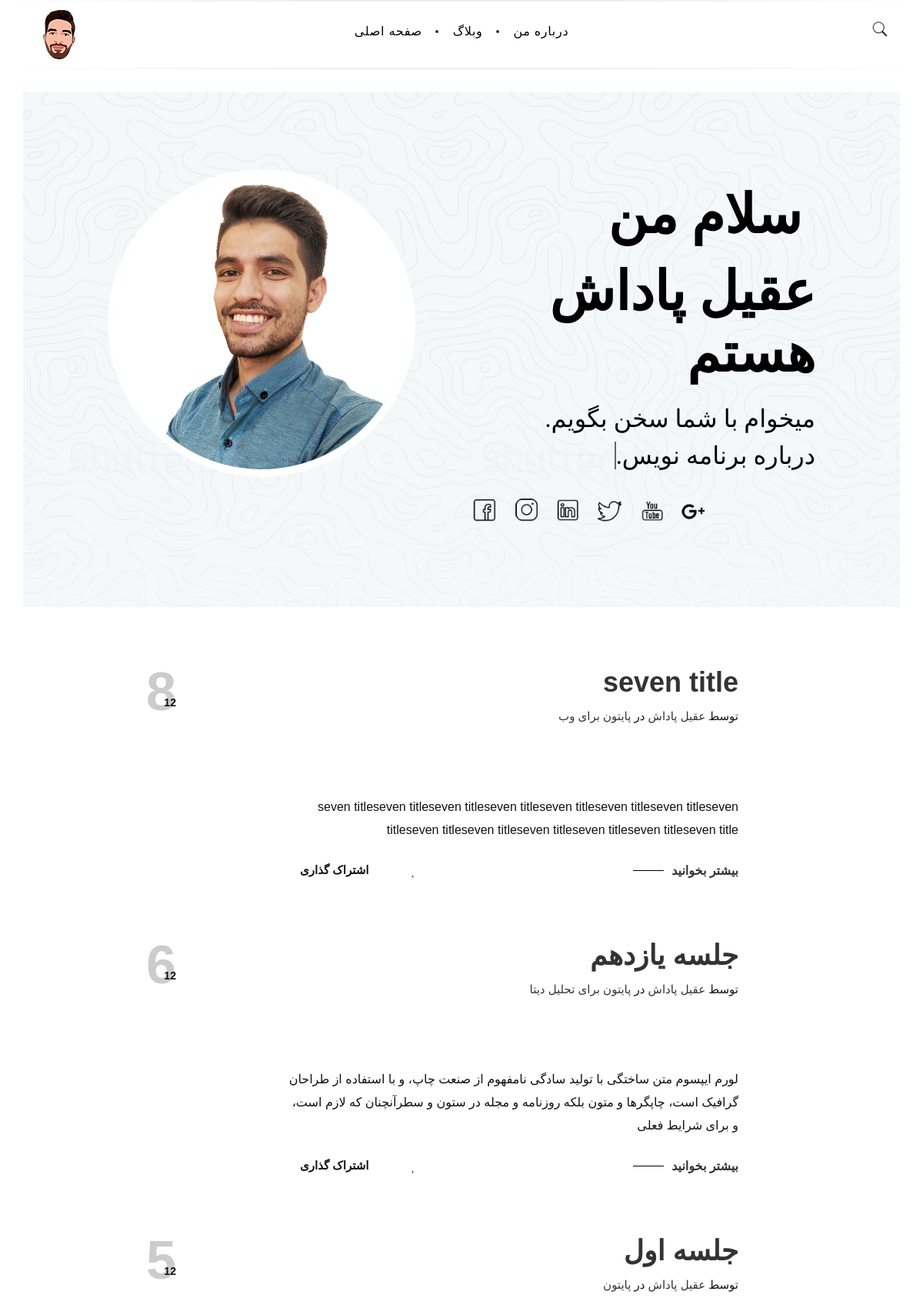
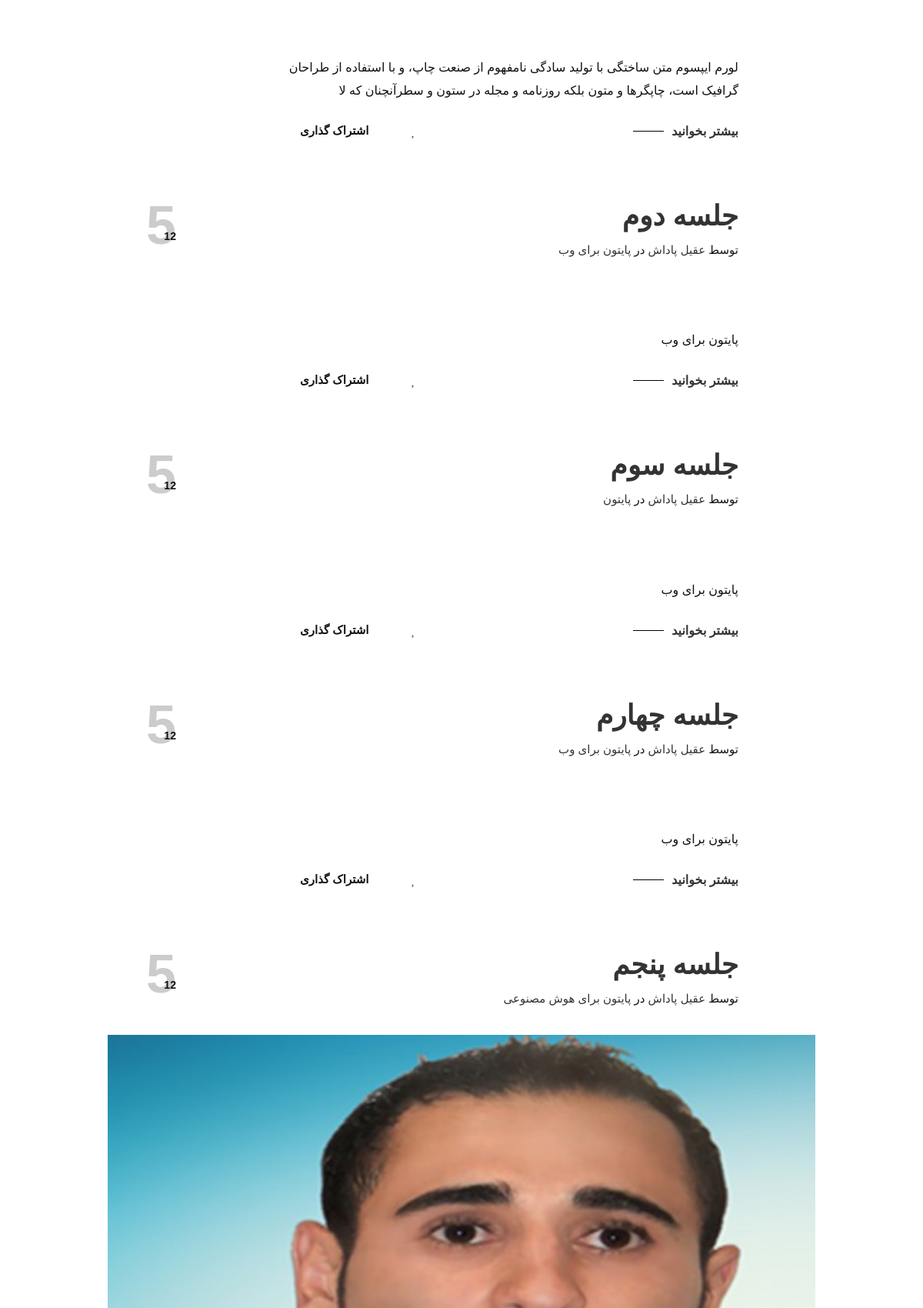
The page / (upper part) on the database its author committed (2 pictures, top to bottom).
### blog/models.py (models this page shows, shortened)
class UserProfile(models.Model):
    user = models.OneToOneField(User, on_delete=models.CASCADE)
    avatar = models.FileField(upload_to='files/user_avatar/', null=True, blank=True, validators=[validate_file_extensions])
    description = models.CharField(max_length=512, null=False, blank=False)
    def __str__(self):
        return self.user.first_name + " " + self.user.last_name

class Article(models.Model):
    title = models.CharField(max_length=128, null=False, blank=False)
    description = models.CharField(max_length=180, null=False, blank=False)
    cover = models.FileField(upload_to='files/article_cover/', null=False, blank=False, validators=[validate_file_extensions])
    content = RichTextField()
    create_at = models.DateField(default=datetime.now, blank=False)
    category = models.ForeignKey('Category', on_delete=models.CASCADE)
    author = models.ForeignKey('UserProfile', on_delete=models.CASCADE)

class Category(models.Model):
    title = models.CharField(max_length=128, null=False, blank=False)
    cover = models.FileField(upload_to='files/category_cover/', null=True, blank=True, validators=[validate_file_extensions])

### blog/views.py (the view)
# urls.py: url(r'^$', views.IndexPage.as_view(), name='index'),
class IndexPage(TemplateView):
    def get(self, request, **kwargs):
        article_data = []
        all_articles = Article.objects.all().order_by('-create_at')[:9]
        for article in all_articles:
            article_data.append({
                'title': article.title,
                'cover': article.cover.url,
                'category': article.category.title,
                'author': article.author,
                'create_at': article.create_at.day,
                'create_at2': article.create_at.month,
                'description': article.description,
            })
        context = {
            'article_data': article_data,
        }
        return render(request, 'index.html', context)

### blog/templates/index.html (shortened to what this page needs)
<!DOCTYPE html>
<html lang="fa">
<head>
	<link rel="stylesheet" href="static/css/bootstrap.min.css" type="text/css" media="all">
	<link rel="stylesheet" href="static/css/style.css" type="text/css" media="all">
	<link rel="stylesheet" href="static/css/font-awesome.min.css">
	<link rel="stylesheet" href="static/css/owl.carousel.min.css">
	<link rel="stylesheet" href="static/css/owl.theme.default.min.css">
</head>
<section class="header-wrapper">
	<div class="container">
		<div class="row">
			<div class="col-lg-2 col-md-12 text-left">
				<a href="index.html" class="logo"><img src="static/images/logo-2.png" alt="logo"></a>
			</div>
			<div class="col-lg-8 col-md-12">
				<nav id="main-menu" class="text-center">
					<ul>
						<li><a href="index.html">صفحه اصلی</a></li>
						<li><a href="category.html">وبلاگ</a></li>
						<li><a href="{% url 'about' %}" title="">درباره من</a></li>
					</ul>
				</nav>
			</div>
			<div class="col-lg-2 col-md-4 text-right">
				<a href="#" class="search-icon"><img src="static/images/icons8-search-50.png" alt="search-icon"></a>
			</div>
		</div>
	</div>
</section>
<section class="top-header style-one pad-125 bg-pattern-2">
	<div class="container">
		<div class="row">
			<div class="col-xl-5 col-md-6 offset-xl-1 text-left has-animation" data-delay="0">
				<img src="static/images/profile-round.png" alt="avatar" class="avatar-img">
			</div>
			<div class="col-xl-5 col-md-6 text-left">
				<h1 class="has-animation animate-in text-right aghil-font" data-delay="10"> سلام من&nbsp;</h1>
				<h1 class="has-animation animate-in text-right aghil-font" data-delay="10">عقیل پاداش هستم</h1>
				<p class="has-animation animate-in text-right aghil aghil-font" data-delay="20"> میخوام با شما سخن بگویم.<br> درباره
					<span class="txt-rotate text-right" data-period="2000" data-rotate="[ &quot;برنامه نویس.&quot;, &quot;تولید کننده محتوا.&quot;, &quot;هنرمند.&quot;, &quot;فشن مدل.&quot; ]"></span>
				</p>
				<ul class="social-icons light list-inline has-animation" data-delay="30">
				<li class="list-inline-item"><a href="#"><i class="icon-facebook"></i></a></li>
				<li class="list-inline-item"><a href="#"><i class="icon-instagram"></i></a></li>
				<li class="list-inline-item"><a href="#"><i class="icon-linkedin"></i></a></li>
				<li class="list-inline-item"><a href="#"><i class="icon-tumblr"></i></a></li>
				<li class="list-inline-item"><a href="#"><i class="icon-youtube"></i></a></li>
				<li class="list-inline-item"><a href="#"><i class="icon-google-plus"></i></a></li>
			</ul>
			</div>
		</div>
	</div>
</section>
<div class="blog-post style-one pad-75">
	<div align="right">
		<div class="container">
			<div class="row">
				<div class="col-md-10 offset-md-1">
                    {% for article in article_data %}
					<article class="has-animation animate-in" data-delay="0">
						<div class="entry-meta-content">
							<div class="entry-date">{{ article.create_at}}<span>{{ article.create_at2}}</span></div>
							<h2 class="entry-title"><a href="#">{{ article.title }}</a></h2>
							<span class="entry-meta">توسط <a href="#">{{ article.author }}</a> در <a href="#">{{ article.category }}</a></span>
						</div>
						<div class="entry-media">
							<img src="{{ article.cover }}" alt="">
						</div>
						<div class="entry-content-bottom">
							<p class="entry-content">{{ article.description }}</p>
							<a href="#" class="entry-read-more"><span></span>بیشتر بخوانید</a>
							<ul class="social-share list-inline float-left">
                                <span class="entry-meta bold float-left">اشتراک گذاری</span>
								<li class="list-inline-item"><a href="#"><i class="fa fa-facebook-square"></i></a></li>
								<li class="list-inline-item"><a href="#"><i class="fa fa-heart"></i></a></li>
								<li class="list-inline-item"><a href="#"><i class="fa fa-linkedin-square"></i></a></li>
								<li class="list-inline-item"><a href="#"><i class="fa fa-twitter-square"></i></a></li>
							</ul>
						</div>
					</article>
                    {% endfor %}
				 </div>
			</div>
		</div>
	</div>
	</div>

### blog/templates/index.html (style rules this page uses)
.aghil { direction: rtl; text-align: right; }
.aghil-font { font-family: Vazir !important; }

### rows shown on the page
UserProfile: create_at "8", create_at2 "12", title "seven title", author "عقیل پاداش", category "پایتون برای وب", description "seven titleseven titleseven titleseven titleseven titleseven titleseven titleseven titleseven titleseven titleseven titleseven titleseven titleseven title", create_at "6", title "جلسه یازدهم", category "پایتون برای تحلیل دیتا", description "لورم ایپسوم متن ساختگی با تولید سادگی نامفهوم از صنعت چاپ، و با استفاده از طراحان گرافیک است، چاپگرها و متون بلکه روزنامه و مجله در ستون و سطرآنچنان که لازم است، و برای شرایط فعلی", create_at "5", title "جلسه اول", category "پایتون", description "لورم ایپسوم متن ساختگی با تولید سادگی نامفهوم از صنعت چاپ، و با استفاده از طراحان گرافیک است، چاپگرها و متون بلکه روزنامه و مجله در ستون و سطرآنچنان که لا", title "جلسه دوم", description "پایتون برای وب", title "جلسه سوم", title "جلسه چهارم", title "جلسه پنجم", category "پایتون برای هوش مصنوعی"
